Frame 1 (no input): blank canvas, image omitted
Frame 60 (the mouse pressed at the canvas centre just before this capture): blank canvas, image omitted
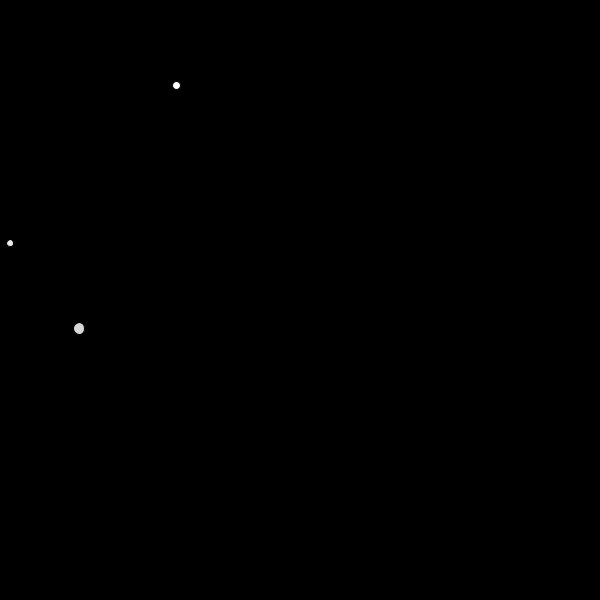
Frame 120 (the mouse held since frame 60 and released just before this capture)

The Processing sketch whose frames 1 and 60 were blank and that drew this single picture after the mouse press (run headless with seeded random() and noise(); from frame 60 on, the mouse is pressed at the canvas centre):

// Processing sketch: Q6
// ── Q6.pde
ArrayList<Particle> myParticle = new ArrayList<Particle>(); 

void setup(){
  size(600, 600); 
  
  myParticle = new ArrayList<Particle>(); 
}

void draw(){
  background(0); 
  
  for(int i = 0; i<myParticle.size(); i++){
  Particle p = myParticle.get(i);
  p.move();
  p.bounce(); 
  p.display(); 
  p.remove();
  
  //to check to see if a particle is still alive, can use .dead() method
  println(p.dead()); 
  }



  if(frameCount % 30 == 0){
      myParticle.add(new Particle()); 
    }
    
  
    
}

// ── Particle.pde
class Particle{
  PVector pos; 
  PVector vel; 
  float size = random(5, 15);  
  
  int opacity = 255; 
  
  Particle(){
     pos = new PVector(random (0,600), random(0,600)); 
     
     vel = new PVector(random(-5, 5), random(-5, 5)); 
     
     
  }
  
  void move(){
    pos.add(vel); 
  }
  
  void bounce(){
    if(pos.x<= size/2 || pos.x>= width-size/2){
      vel.x = - vel.x*.9; 
      opacity -= 20; 
    }
    if(pos.y<= size/2 || pos.y>= height -size/2){
      vel.y = - vel.y*.9; 
      opacity -= 20; 
    }
  }
  
  void display(){
    fill(255, opacity); 
    ellipse(pos.x, pos.y, size, size); 
  }
  
  boolean dead(){
    if(opacity <= 20){
      return true;
    }else{
      return false;
    }
  }
  
  void remove(){
 if (opacity <=20){
   opacity = 0;
 }
  }
}
